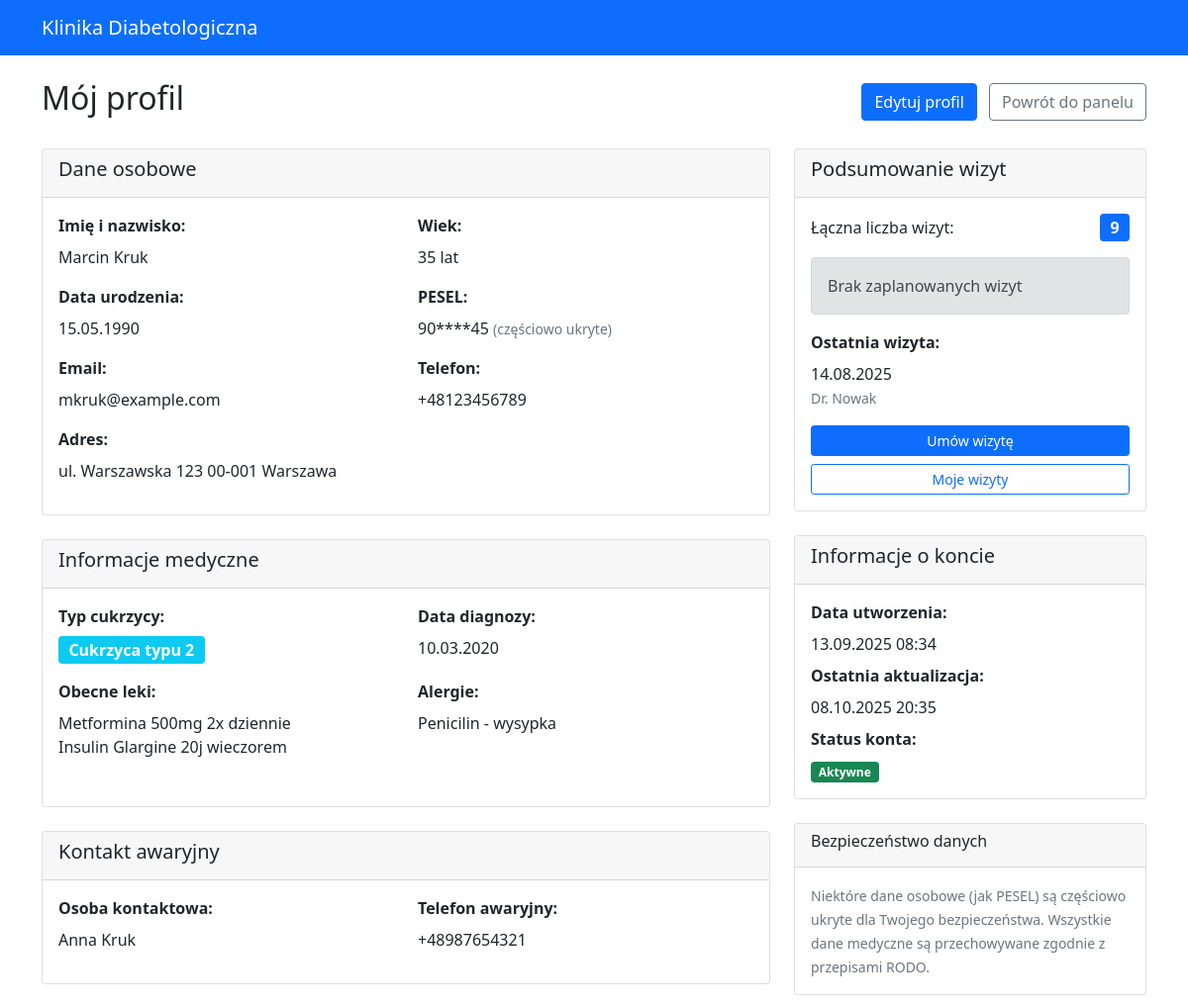
Page /patients/profile/ (signed in) on the committed database.
### authentication/models.py (models this page shows, shortened)
class User(AbstractUser):
    USER_TYPE_CHOICES = (
        ('patient', 'Pacjent'),
        ('doctor', 'Lekarz'),
    )
    user_type = models.CharField(
        max_length=10,
        choices=USER_TYPE_CHOICES,
        default='patient'
    )
    phone_number = models.CharField(max_length=15, blank=True)
    failed_login_attempts = models.IntegerField(default=0)
    last_failed_login = models.DateTimeField(null=True, blank=True)
    account_locked_until = models.DateTimeField(null=True, blank=True)
    def is_patient(self):
        return self.user_type == 'patient'

### patients/models.py (models this page shows, shortened)
class Patient(models.Model):
    user = models.OneToOneField(settings.AUTH_USER_MODEL, on_delete=models.CASCADE, related_name='patient_profile')
    date_of_birth = models.DateField()
    pesel = models.CharField(max_length=11, unique=True)
    address = models.TextField()
    emergency_contact_name = models.CharField(max_length=100)
    emergency_contact_phone = models.CharField(max_length=15)
    diabetes_type = models.CharField(
        max_length=15,
        choices=[
            ('healthy', 'Zdrowy'),
            ('type1', 'Cukrzyca typu 1'),
            ('type2', 'Cukrzyca typu 2'),
            ('gestational', 'Cukrzyca ciążowa'),
        ]
    )
    diagnosis_date = models.DateField(null=True, blank=True)
    current_medications = models.TextField(blank=True)
    allergies = models.TextField(blank=True)
    last_cancellation_time = models.DateTimeField(null=True, blank=True, help_text="Czas ostatniego anulowania wizyty")
    created_at = models.DateTimeField(auto_now_add=True)
    updated_at = models.DateTimeField(auto_now=True)
    def get_age(self):
        today = timezone.now().date()
        return today.year - self.date_of_birth.year - ((today.month, today.day) < (self.date_of_birth.month, self.date_of_birth.day))
    def get_last_appointment(self):
        return self.appointments.filter(status='completed').order_by('-appointment_date').first()
    def get_next_appointment(self):
        return self.appointments.filter(
            status='scheduled',
            appointment_date__gte=timezone.now()
        ).order_by('appointment_date').first()
    def get_total_appointments(self):
        return self.appointments.count()
    def get_masked_pesel(self):
        if len(self.pesel) >= 11:
            return f"{self.pesel[:2]}****{self.pesel[-2:]}"
        return "***"
    class Meta:
        verbose_name = "Pacjent"
        verbose_name_plural = "Pacjenci"

### appointments/models.py (models this page shows, shortened)
class Appointment(models.Model):
    STATUS_CHOICES = [
        ('scheduled', 'Zaplanowana'),
        ('completed', 'Zakończona'),
        ('cancelled', 'Anulowana'),
        ('no_show', 'Niestawiennictwo'),
    ]
    patient = models.ForeignKey(Patient, on_delete=models.CASCADE, related_name='appointments')
    doctor = models.ForeignKey(Doctor, on_delete=models.CASCADE, related_name='appointments')
    appointment_date = models.DateTimeField()
    status = models.CharField(max_length=15, choices=STATUS_CHOICES, default='scheduled')
    reason = models.CharField(max_length=200, help_text="Powód wizyty")
    notes = models.TextField(blank=True, help_text="Notatki z wizyty")
    duration_minutes = models.PositiveIntegerField(default=30)
    created_at = models.DateTimeField(auto_now_add=True)
    updated_at = models.DateTimeField(auto_now=True)
    class Meta:
        ordering = ['-appointment_date']
        verbose_name = "Wizyta"
        verbose_name_plural = "Wizyty"

### doctors/models.py (models this page shows, shortened)
class Doctor(models.Model):
    user = models.OneToOneField(settings.AUTH_USER_MODEL, on_delete=models.CASCADE, related_name='doctor_profile')
    license_number = models.CharField(max_length=20, unique=True)
    specialization = models.CharField(
        max_length=50,
        choices=[
            ('endocrinologist', 'Endokrynolog'),
            ('diabetologist', 'Diabetolog'),
            ('internal_medicine', 'Internista'),
            ('family_medicine', 'Lekarz rodzinny'),
        ]
    )
    years_of_experience = models.PositiveIntegerField()
    office_address = models.TextField()
    consultation_fee = models.DecimalField(max_digits=6, decimal_places=2)
    working_hours_start = models.TimeField()
    working_hours_end = models.TimeField()
    working_days = models.CharField(
        max_length=20,
        choices=[
            ('mon-fri', 'Poniedziałek-Piątek'),
            ('mon-sat', 'Poniedziałek-Sobota'),
            ('tue-thu', 'Wtorek-Czwartek'),
        ],
        default='mon-fri'
    )
    education = models.TextField()
    certifications = models.TextField(blank=True)
    bio = models.TextField(blank=True)
    is_accepting_patients = models.BooleanField(default=True)
    created_at = models.DateTimeField(auto_now_add=True)
    updated_at = models.DateTimeField(auto_now=True)
    class Meta:
        verbose_name = "Lekarz"
        verbose_name_plural = "Lekarze"

### patients/views.py (the view)
# urls.py: path('profile/', views.profile, name='profile'),
@login_required
def profile(request):
    if not request.user.is_patient():
        return redirect('authentication:login')
    patient = request.user.patient_profile
    last_appointment = patient.get_last_appointment()
    next_appointment = patient.get_next_appointment()
    total_appointments = patient.get_total_appointments()
    context = {
        'patient': patient,
        'last_appointment': last_appointment,
        'next_appointment': next_appointment,
        'total_appointments': total_appointments,
        'age': patient.get_age(),
    }
    return render(request, 'patients/profile.html', context)

### patients/templates/patients/profile.html (shortened to what this page needs)
{% extends 'authentication/base.html' %}
{% block content %}
<div class="row">
    <div class="col-md-12">
        <div class="d-flex justify-content-between align-items-center mb-4">
            <h2>Mój profil</h2>
            <div>
                <a href="{% url 'patients:edit_profile' %}" class="btn btn-primary me-2">
                     Edytuj profil
                </a>
                <a href="{% url 'patients:dashboard' %}" class="btn btn-outline-secondary">Powrót do panelu</a>
            </div>
        </div>
        <div class="row">
            <div class="col-lg-8">
                <div class="card mb-4">
                    <div class="card-header">
                        <h5> Dane osobowe</h5>
                    </div>
                    <div class="card-body">
                        <div class="row">
                            <div class="col-md-6 mb-3">
                                <label class="form-label fw-bold">Imię i nazwisko:</label>
                                <p class="mb-0">{{ user.first_name }} {{ user.last_name }}</p>
                            </div>
                            <div class="col-md-6 mb-3">
                                <label class="form-label fw-bold">Wiek:</label>
                                <p class="mb-0">{{ age }} lat</p>
                            </div>
                            <div class="col-md-6 mb-3">
                                <label class="form-label fw-bold">Data urodzenia:</label>
                                <p class="mb-0">{{ patient.date_of_birth|date:"d.m.Y" }}</p>
                            </div>
                            <div class="col-md-6 mb-3">
                                <label class="form-label fw-bold">PESEL:</label>
                                <p class="mb-0">
                                    {{ patient.get_masked_pesel }}
                                    <small class="text-muted">(częściowo ukryte)</small>
                                </p>
                            </div>
                            <div class="col-md-6 mb-3">
                                <label class="form-label fw-bold">Email:</label>
                                <p class="mb-0">{{ user.email }}</p>
                            </div>
                            <div class="col-md-6 mb-3">
                                <label class="form-label fw-bold">Telefon:</label>
                                <p class="mb-0">{{ user.phone_number|default:"Nie podano" }}</p>
                            </div>
                        </div>
                        <div class="row">
                            <div class="col-12 mb-3">
                                <label class="form-label fw-bold">Adres:</label>
                                <p class="mb-0">{{ patient.address }}</p>
                            </div>
                        </div>
                    </div>
                </div>
                <div class="card mb-4">
                    <div class="card-header">
                        <h5> Informacje medyczne</h5>
                    </div>
                    <div class="card-body">
                        <div class="row">
                            <div class="col-md-6 mb-3">
                                <label class="form-label fw-bold">Typ cukrzycy:</label>
                                <p class="mb-0">
                                    <span class="badge bg-info fs-6">
                                        {{ patient.get_diabetes_type_display }}
                                    </span>
                                </p>
                            </div>
                            <div class="col-md-6 mb-3">
                                <label class="form-label fw-bold">Data diagnozy:</label>
                                <p class="mb-0">{{ patient.diagnosis_date|date:"d.m.Y" }}</p>
                            </div>
                        </div>
                        <div class="row">
                            <div class="col-md-6 mb-3">
                                <label class="form-label fw-bold">Obecne leki:</label>
                                <p class="mb-0">
                                    {% if patient.current_medications %}
                                        {{ patient.current_medications|linebreaks }}
                                    {% else %}
                                        <em class="text-muted">Brak informacji</em>
                                    {% endif %}
                                </p>
                            </div>
                            <div class="col-md-6 mb-3">
                                <label class="form-label fw-bold">Alergie:</label>
                                <p class="mb-0">
                                    {% if patient.allergies %}
                                        {{ patient.allergies|linebreaks }}
                                    {% else %}
                                        <em class="text-muted">Brak znanych alergii</em>
                                    {% endif %}
                                </p>
                            </div>
                        </div>
                    </div>
                </div>
                <div class="card mb-4">
                    <div class="card-header">
                        <h5> Kontakt awaryjny</h5>
                    </div>
                    <div class="card-body">
                        <div class="row">
                            <div class="col-md-6 mb-3">
                                <label class="form-label fw-bold">Osoba kontaktowa:</label>
                                <p class="mb-0">{{ patient.emergency_contact_name }}</p>
                            </div>
                            <div class="col-md-6 mb-3">
                                <label class="form-label fw-bold">Telefon awaryjny:</label>
                                <p class="mb-0">{{ patient.emergency_contact_phone }}</p>
                            </div>
                        </div>
                    </div>
                </div>
            </div>
            <div class="col-lg-4">
                <div class="card mb-4">
                    <div class="card-header">
                        <h5> Podsumowanie wizyt</h5>
                    </div>
                    <div class="card-body">
                        <div class="d-flex justify-content-between align-items-center mb-3">
                            <span>Łączna liczba wizyt:</span>
                            <span class="badge bg-primary fs-6">{{ total_appointments }}</span>
                        </div>
                        {% if next_appointment %}
                            <div class="alert alert-info">
                                <h6><i class="fas fa-clock"></i> Najbliższa wizyta</h6>
                                <p class="mb-1">
                                    <strong>{{ next_appointment.appointment_date|date:"l, j F Y" }}</strong><br>
                                    <strong>{{ next_appointment.appointment_date|time:"H:i" }}</strong>
                                </p>
                                <p class="mb-0">
                                    <small>Dr. {{ next_appointment.doctor.user.first_name }} {{ next_appointment.doctor.user.last_name }}</small>
                                </p>
                            </div>
                        {% else %}
                            <div class="alert alert-secondary">
                                <p class="mb-0">
                                    Brak zaplanowanych wizyt
                                </p>
                            </div>
                        {% endif %}
                        {% if last_appointment %}
                            <div class="mb-3">
                                <label class="form-label fw-bold">Ostatnia wizyta:</label>
                                <p class="mb-0">
                                    {{ last_appointment.appointment_date|date:"d.m.Y" }}<br>
                                    <small class="text-muted">Dr. {{ last_appointment.doctor.user.last_name }}</small>
                                </p>
                            </div>
                        {% endif %}
                        <div class="d-grid gap-2">
                            <a href="{% url 'appointments:book_appointment' %}" class="btn btn-primary btn-sm">
                                 Umów wizytę
                            </a>
                            <a href="{% url 'appointments:upcoming' %}" class="btn btn-outline-primary btn-sm">
                                 Moje wizyty
                            </a>
                        </div>
                    </div>
                </div>
                <div class="card mb-4">
                    <div class="card-header">
                        <h5> Informacje o koncie</h5>
                    </div>
                    <div class="card-body">
                        <div class="mb-2">
                            <label class="form-label fw-bold">Data utworzenia:</label>
                            <p class="mb-0">{{ patient.created_at|date:"d.m.Y H:i" }}</p>
                        </div>
                        <div class="mb-2">
                            <label class="form-label fw-bold">Ostatnia aktualizacja:</label>
                            <p class="mb-0">{{ patient.updated_at|date:"d.m.Y H:i" }}</p>
                        </div>
                        <div class="mb-0">
                            <label class="form-label fw-bold">Status konta:</label>
                            <p class="mb-0">
                                <span class="badge bg-success">Aktywne</span>
                            </p>
                        </div>
                    </div>
                </div>
                <div class="card">
                    <div class="card-header">
                        <h6> Bezpieczeństwo danych</h6>
                    </div>
                    <div class="card-body">
                        <small class="text-muted">
                            Niektóre dane osobowe (jak PESEL) są częściowo ukryte dla Twojego bezpieczeństwa.
                            Wszystkie dane medyczne są przechowywane zgodnie z przepisami RODO.
                        </small>
                    </div>
                </div>
            </div>
        </div>
    </div>
</div>
{% endblock %}

### rows in the picture
User: first_name "Marcin", last_name "Kruk", email "mkruk@example.com", phone_number "+48123456789"
Patient: date_of_birth "15.05.1990", get_masked_pesel "90****45", address "ul. Warszawska 123 00-001 Warszawa", diabetes_type "Cukrzyca typu 2", diagnosis_date "10.03.2020", current_medications "Metformina 500mg 2x dziennie Insulin Glargine 20j wieczorem", allergies "Penicilin - wysypka", emergency_contact_name "Anna Kruk", emergency_contact_phone "+48987654321", created_at "13.09.2025 08:34", updated_at "08.10.2025 20:35"
Appointment: appointment_date "14.08.2025", doctor.user.last_name "Nowak"

### other values in the picture
{{ age }} "35"
{{ total_appointments }} "9"
